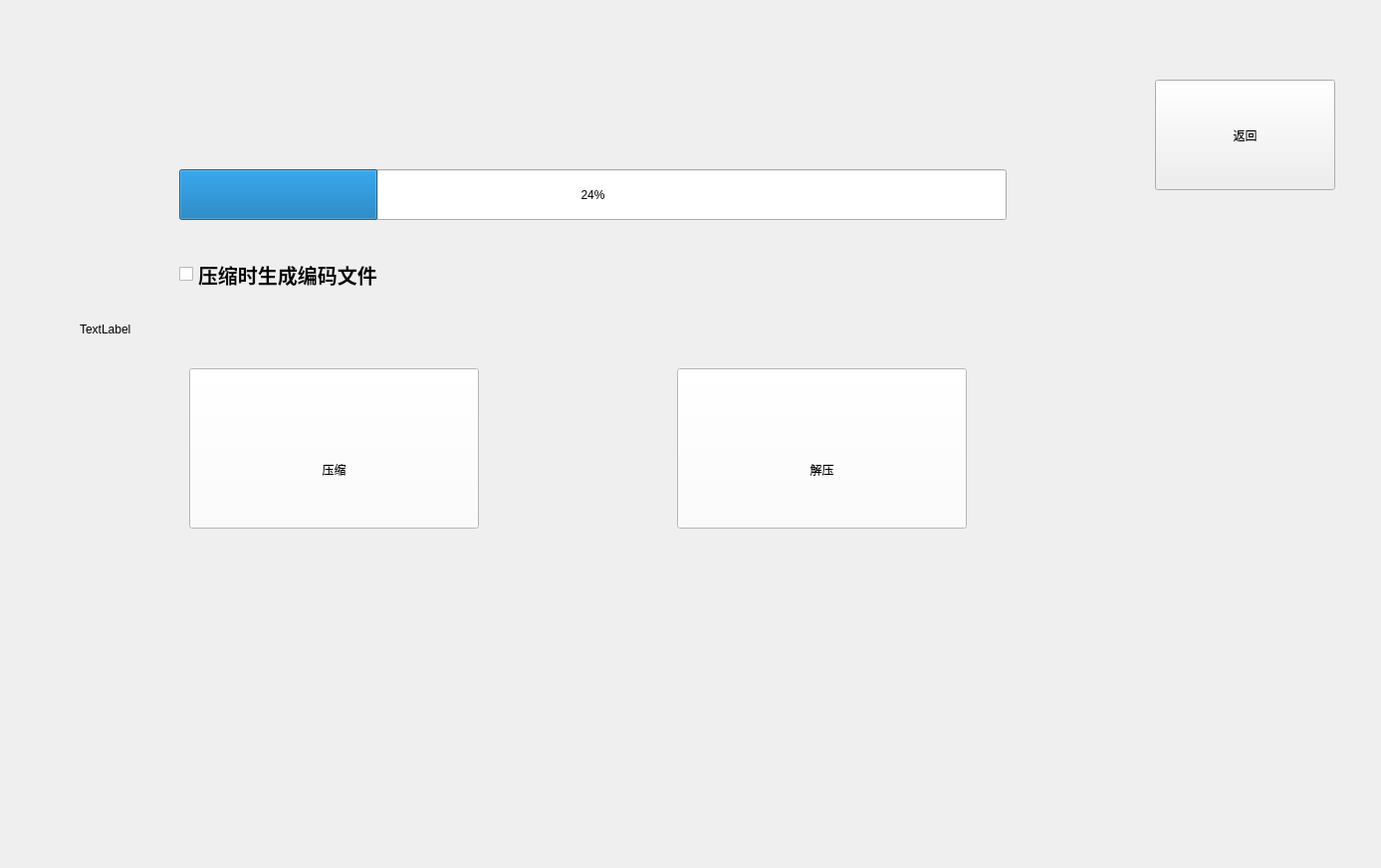
<?xml version="1.0" encoding="UTF-8"?>
<ui version="4.0">
 <class>wenjian</class>
 <widget class="QWidget" name="wenjian">
  <property name="geometry">
   <rect>
    <x>0</x>
    <y>0</y>
    <width>1387</width>
    <height>872</height>
   </rect>
  </property>
  <property name="minimumSize">
   <size>
    <width>1387</width>
    <height>872</height>
   </size>
  </property>
  <property name="maximumSize">
   <size>
    <width>1387</width>
    <height>872</height>
   </size>
  </property>
  <property name="windowTitle">
   <string>Form</string>
  </property>
  <property name="styleSheet">
   <string notr="true"/>
  </property>
  <widget class="QPushButton" name="YaSuo">
   <property name="geometry">
    <rect>
     <x>190</x>
     <y>370</y>
     <width>291</width>
     <height>161</height>
    </rect>
   </property>
   <property name="autoFillBackground">
    <bool>false</bool>
   </property>
   <property name="styleSheet">
    <string notr="true">background-color: rgb(255, 255, 255);
border-image: url(:/resourse/wenjian6.jpg);
font: 18pt &quot;04b_21&quot;;</string>
   </property>
   <property name="text">
    <string>


压缩</string>
   </property>
   <property name="flat">
    <bool>false</bool>
   </property>
  </widget>
  <widget class="QPushButton" name="JieYa">
   <property name="geometry">
    <rect>
     <x>680</x>
     <y>370</y>
     <width>291</width>
     <height>161</height>
    </rect>
   </property>
   <property name="styleSheet">
    <string notr="true">background-color: rgb(255, 255, 255);
border-image: url(:/resourse/jieya9.png);
font: 18pt &quot;04b_21&quot;;</string>
   </property>
   <property name="text">
    <string>


解压</string>
   </property>
  </widget>
  <widget class="QPushButton" name="jishi">
   <property name="geometry">
    <rect>
     <x>1160</x>
     <y>80</y>
     <width>181</width>
     <height>111</height>
    </rect>
   </property>
   <property name="styleSheet">
    <string notr="true">background-image: url(:/resourse/simple-green.jpg);
font: 28pt &quot;04b_21&quot;;</string>
   </property>
   <property name="text">
    <string>返回</string>
   </property>
  </widget>
  <widget class="QCheckBox" name="bianmaBox">
   <property name="geometry">
    <rect>
     <x>180</x>
     <y>250</y>
     <width>261</width>
     <height>51</height>
    </rect>
   </property>
   <property name="font">
    <font>
     <pointsize>15</pointsize>
     <weight>75</weight>
     <bold>true</bold>
    </font>
   </property>
   <property name="text">
    <string>压缩时生成编码文件</string>
   </property>
  </widget>
  <widget class="QProgressBar" name="jindu">
   <property name="geometry">
    <rect>
     <x>180</x>
     <y>170</y>
     <width>831</width>
     <height>51</height>
    </rect>
   </property>
   <property name="value">
    <number>24</number>
   </property>
  </widget>
  <widget class="QLabel" name="label_3">
   <property name="geometry">
    <rect>
     <x>1010</x>
     <y>230</y>
     <width>331</width>
     <height>211</height>
    </rect>
   </property>
   <property name="text">
    <string/>
   </property>
  </widget>
  <widget class="QLabel" name="label_4">
   <property name="geometry">
    <rect>
     <x>80</x>
     <y>280</y>
     <width>81</width>
     <height>101</height>
    </rect>
   </property>
   <property name="text">
    <string>TextLabel</string>
   </property>
  </widget>
 </widget>
 <resources/>
 <connections/>
</ui>
